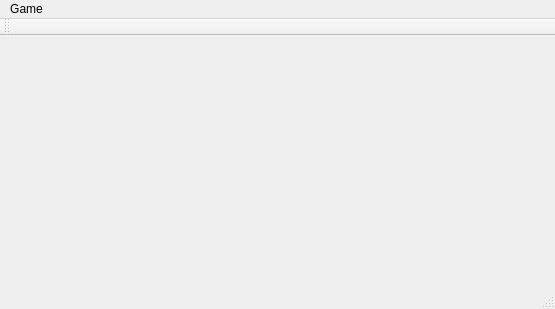
<?xml version="1.0" encoding="UTF-8"?>
<ui version="4.0">
 <class>MainWindow</class>
 <widget class="QMainWindow" name="MainWindow">
  <property name="geometry">
   <rect>
    <x>0</x>
    <y>0</y>
    <width>555</width>
    <height>309</height>
   </rect>
  </property>
  <property name="minimumSize">
   <size>
    <width>555</width>
    <height>309</height>
   </size>
  </property>
  <property name="maximumSize">
   <size>
    <width>555</width>
    <height>309</height>
   </size>
  </property>
  <property name="windowTitle">
   <string>SeaBattle</string>
  </property>
  <property name="windowIcon">
   <iconset>
    <normaloff>C:/Users/User/Pictures/download.jpg</normaloff>C:/Users/User/Pictures/download.jpg</iconset>
  </property>
  <property name="styleSheet">
   <string notr="true"/>
  </property>
  <widget class="QWidget" name="centralwidget"/>
  <widget class="QStatusBar" name="statusbar"/>
  <widget class="QToolBar" name="toolBar">
   <property name="windowTitle">
    <string>toolBar</string>
   </property>
   <attribute name="toolBarArea">
    <enum>TopToolBarArea</enum>
   </attribute>
   <attribute name="toolBarBreak">
    <bool>false</bool>
   </attribute>
  </widget>
  <widget class="QMenuBar" name="menubar">
   <property name="geometry">
    <rect>
     <x>0</x>
     <y>0</y>
     <width>555</width>
     <height>25</height>
    </rect>
   </property>
   <widget class="QMenu" name="menuFile">
    <property name="title">
     <string>Game</string>
    </property>
    <addaction name="actionStart"/>
    <addaction name="actionExit"/>
   </widget>
   <addaction name="menuFile"/>
  </widget>
  <action name="actionStart">
   <property name="text">
    <string>Start</string>
   </property>
  </action>
  <action name="actionExit">
   <property name="text">
    <string>Exit</string>
   </property>
  </action>
 </widget>
 <resources/>
 <connections/>
</ui>
